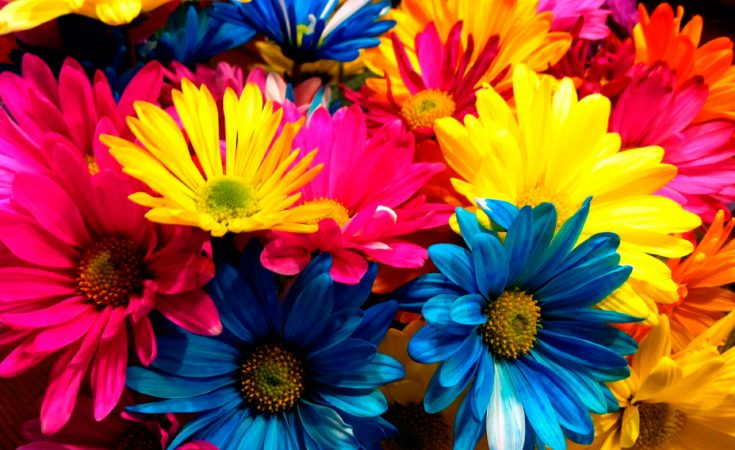
#> input picture images/flores.jpg, 735 x 450 px
$ python pixeles.py
#> lines starting #> are read from the running program, lines starting #| are printed output that depends on the picture
from PIL import Image

if __name__ == "__main__":
    try:
        image = Image.open('images/flores.jpg')
#> image is the input picture: PIL image 735x450 RGB; mean R, G, B 146.1, 75.8, 57.3

        print(image.size)  #tupla con el ancho y alto
#| (735, 450)
        width, height = image.size
#> width = 735; height = 450
        #to get the pixel we use the getpixel method, which parameter is a tuple with (x,y)

        pixel = image.getpixel((0,0))
#> pixel = (219, 20, 85)
        #return the RGB's pixel, be aware that the RGB it's only if is a JPG image, if is a PNG
        #it will also return a 4th value called alpha
        print(pixel)
#| (219, 20, 85)
        #get the values from the tuple
        red, green, blue = pixel
#> red = 219; green = 20; blue = 85
        print("RED ", red)
#| RED  219
        print("GREEN ", green)
#| GREEN  20
        print("BLUE ", blue)
#| BLUE  85

        #modify a pixel, use the putpixel method (it modify the original image)
        #putpixel method recieve 2 tuples ((x,y) , (R,G,B))

        #image.putpixel(
        #    (0,0),
        #    (255,255,255)
        #)

        #image.show()

        #to modify a rectangle
        for posx in range(0, 200):
            for posy in range(0, 300):
                image.putpixel(
                (posx,posy),
                (255,255,255)
                )
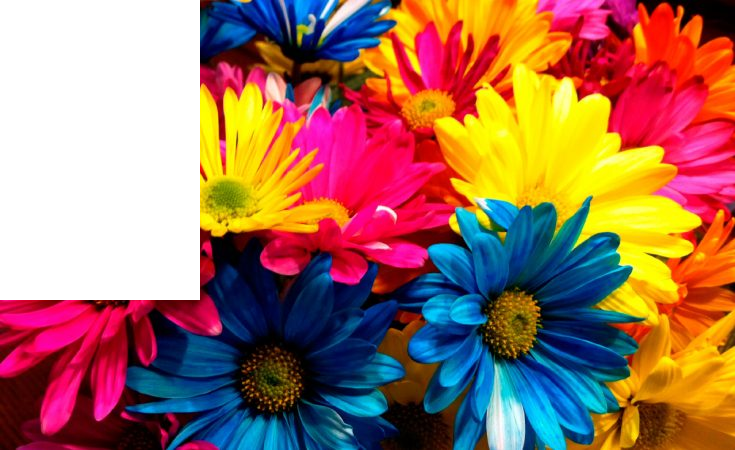
#> image: PIL image 735x450 RGB; mean R, G, B 161, 113.7, 95.8

        image.show()


    except FileNotFoundError as error:
        print("El archivo no se encuentra :( !")
